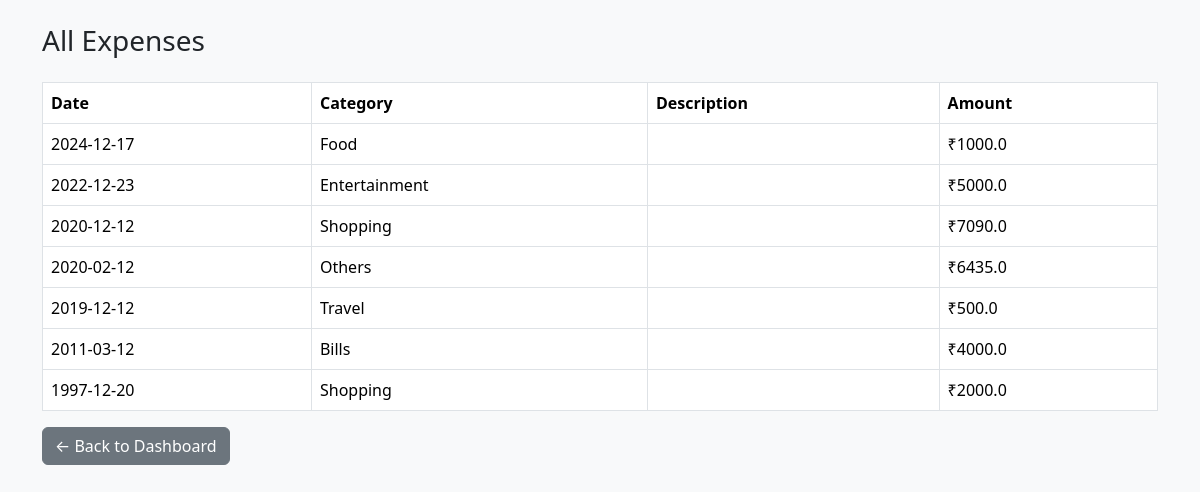
The app's page /expenses (signed in) with its own data.
### app/models/expense.py (models this page shows)
class Expense(db.Model):
    id = db.Column(db.Integer, primary_key=True)
    user_id = db.Column(db.Integer, nullable=False)
    amount = db.Column(db.Float, nullable=False)
    category = db.Column(db.String(50), nullable=False)
    date = db.Column(db.Date, nullable=False)
    description = db.Column(db.String(255))

### app/routes/expenses_routes.py (the view)
@expense_bp.route("/expenses")
def view_expenses():
    if "user_id" not in session:
        return redirect(url_for("auth.login"))
    expenses = Expense.query.filter_by(
        user_id=session["user_id"]
    ).order_by(Expense.date.desc()).all()
    return render_template("view_expenses.html", expenses=expenses)

### templates/view_expenses.html (shortened to what this page needs)
<!DOCTYPE html>
<html>
<head>
    <link href="https://cdn.jsdelivr.net/npm/bootstrap@5.3.2/dist/css/bootstrap.min.css" rel="stylesheet">
</head>
<body class="bg-light">
<div class="container mt-4">
    <h3 class="mb-4">All Expenses</h3>
    <table class="table table-bordered">
        <thead>
            <tr>
                <th>Date</th>
                <th>Category</th>
                <th>Description</th>
                <th>Amount</th>
            </tr>
        </thead>
        <tbody>
            {% for e in expenses %}
            <tr>
                <td>{{ e.date }}</td>
                <td>{{ e.category }}</td>
                <td>{{ e.description }}</td>
                <td>₹{{ e.amount }}</td>
            </tr>
            {% endfor %}
        </tbody>
    </table>
    <a href="{{ url_for('dashboard.dashboard') }}" class="btn btn-secondary">
        ← Back to Dashboard
    </a>
</div>
</body>
</html>

### records on screen
Expense: date "2024-12-17", category "Food", amount "1000.0"
Expense: date "2022-12-23", category "Entertainment", amount "5000.0"
Expense: date "2020-12-12", category "Shopping", amount "7090.0"
Expense: date "2020-02-12", category "Others", amount "6435.0"
Expense: date "2019-12-12", category "Travel", amount "500.0"
Expense: date "2011-03-12", category "Bills", amount "4000.0"
Expense: date "1997-12-20", category "Shopping", amount "2000.0"
